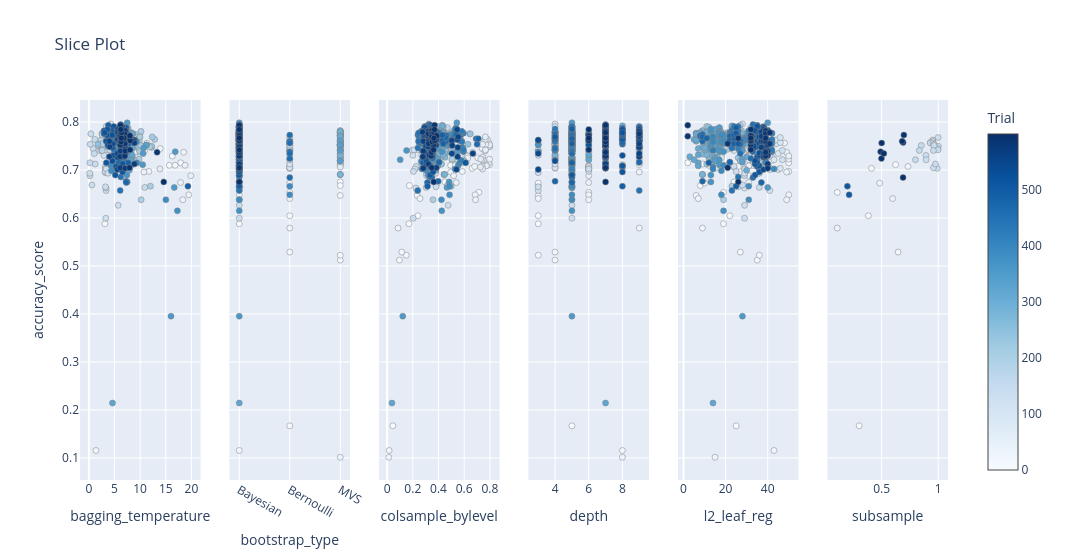

The cell this chart's notebook holds for it:
### Code cell
# Зависимость в разрере по параметрам
params = ['l2_leaf_reg', 'colsample_bylevel', 'bagging_temperature', 'depth', 'bootstrap_type', 'subsample']
optuna.visualization.plot_slice(study,
                                params=params,
                                target_name = 'accuracy_score')

### Figure 1 — Plotly figure (JSON) as saved in the notebook; plotly's stock layout.template omitted (floating-point values rounded to 4 significant figures; data arrays with more than 128 entries replaced by an {"elided": "..."} marker saying what was removed)
{"data": [{"marker": {"color": {"elided": "476 int values"}, "colorbar": {"title": {"text": "Trial"}, "x": 1, "xpad": 40}, "colorscale": [[0, "rgb(247,251,255)"], [0.125, "rgb(222,235,247)"], [0.25, "rgb(198,219,239)"], [0.375, "rgb(158,202,225)"], [0.5, "rgb(107,174,214)"], [0.625, "rgb(66,146,198)"], [0.75, "rgb(33,113,181)"], [0.875, "rgb(8,81,156)"], [1, "rgb(8,48,107)"]], "line": {"color": "Grey", "width": 0.5}, "showscale": true}, "mode": "markers", "name": "Feasible Trial", "showlegend": false, "type": "scatter", "x": {"elided": "476 float values"}, "xaxis": "x", "y": {"elided": "476 float values"}, "yaxis": "y"}, {"marker": {"color": {"elided": "600 int values"}, "colorbar": {"title": {"text": "Trial"}, "x": 1, "xpad": 40}, "colorscale": [[0, "rgb(247,251,255)"], [0.125, "rgb(222,235,247)"], [0.25, "rgb(198,219,239)"], [0.375, "rgb(158,202,225)"], [0.5, "rgb(107,174,214)"], [0.625, "rgb(66,146,198)"], [0.75, "rgb(33,113,181)"], [0.875, "rgb(8,81,156)"], [1, "rgb(8,48,107)"]], "line": {"color": "Grey", "width": 0.5}, "showscale": false}, "mode": "markers", "name": "Feasible Trial", "showlegend": false, "type": "scatter", "x": {"elided": "600 str values"}, "xaxis": "x2", "y": {"elided": "600 float values"}, "yaxis": "y2"}, {"marker": {"color": {"elided": "600 int values"}, "colorbar": {"title": {"text": "Trial"}, "x": 1, "xpad": 40}, "colorscale": [[0, "rgb(247,251,255)"], [0.125, "rgb(222,235,247)"], [0.25, "rgb(198,219,239)"], [0.375, "rgb(158,202,225)"], [0.5, "rgb(107,174,214)"], [0.625, "rgb(66,146,198)"], [0.75, "rgb(33,113,181)"], [0.875, "rgb(8,81,156)"], [1, "rgb(8,48,107)"]], "line": {"color": "Grey", "width": 0.5}, "showscale": false}, "mode": "markers", "name": "Feasible Trial", "showlegend": false, "type": "scatter", "x": {"elided": "600 float values"}, "xaxis": "x3", "y": {"elided": "600 float values"}, "yaxis": "y3"}, {"marker": {"color": {"elided": "600 int values"}, "colorbar": {"title": {"text": "Trial"}, "x": 1, "xpad": 40}, "colorscale": [[0, "rgb(247,251,255)"], [0.125, "rgb(222,235,247)"], [0.25, "rgb(198,219,239)"], [0.375, "rgb(158,202,225)"], [0.5, "rgb(107,174,214)"], [0.625, "rgb(66,146,198)"], [0.75, "rgb(33,113,181)"], [0.875, "rgb(8,81,156)"], [1, "rgb(8,48,107)"]], "line": {"color": "Grey", "width": 0.5}, "showscale": false}, "mode": "markers", "name": "Feasible Trial", "showlegend": false, "type": "scatter", "x": {"elided": "600 int values"}, "xaxis": "x4", "y": {"elided": "600 float values"}, "yaxis": "y4"}, {"marker": {"color": {"elided": "600 int values"}, "colorbar": {"title": {"text": "Trial"}, "x": 1, "xpad": 40}, "colorscale": [[0, "rgb(247,251,255)"], [0.125, "rgb(222,235,247)"], [0.25, "rgb(198,219,239)"], [0.375, "rgb(158,202,225)"], [0.5, "rgb(107,174,214)"], [0.625, "rgb(66,146,198)"], [0.75, "rgb(33,113,181)"], [0.875, "rgb(8,81,156)"], [1, "rgb(8,48,107)"]], "line": {"color": "Grey", "width": 0.5}, "showscale": false}, "mode": "markers", "name": "Feasible Trial", "showlegend": false, "type": "scatter", "x": {"elided": "600 int values"}, "xaxis": "x5", "y": {"elided": "600 float values"}, "yaxis": "y5"}, {"marker": {"color": [1, 3, 4, 8, 9, 20, 24, 26, 27, 32, 96, 97, 98, 99, 100, 101, 102, 103, 104, 105, 106, 107, 108, 109, 110, 111, 112, 117, 118, 119, 385, 388, 450, 452, 454, 455, 456, 457, 458, 459], "colorbar": {"title": {"text": "Trial"}, "x": 1, "xpad": 40}, "colorscale": [[0, "rgb(247,251,255)"], [0.125, "rgb(222,235,247)"], [0.25, "rgb(198,219,239)"], [0.375, "rgb(158,202,225)"], [0.5, "rgb(107,174,214)"], [0.625, "rgb(66,146,198)"], [0.75, "rgb(33,113,181)"], [0.875, "rgb(8,81,156)"], [1, "rgb(8,48,107)"]], "line": {"color": "Grey", "width": 0.5}, "showscale": false}, "mode": "markers", "name": "Feasible Trial", "showlegend": false, "type": "scatter", "x": [0.6234, 0.1078, 0.3018, 0.3829, 0.411, 0.6453, 0.4827, 0.7331, 0.108, 0.5973, 0.9999, 0.9524, 0.9511, 0.9968, 0.9296, 0.9306, 0.9913, 0.8911, 0.958, 0.999, 0.8927, 0.9533, 0.9642, 0.963, 0.9753, 0.9984, 0.9574, 0.8506, 0.7987, 0.833, 0.2128, 0.1977, 0.69, 0.6965, 0.4912, 0.6814, 0.5004, 0.4985, 0.6891, 0.5196], "xaxis": "x6", "y": [0.7112, 0.6534, 0.1669, 0.6046, 0.7035, 0.5289, 0.6727, 0.7073, 0.5789, 0.6406, 0.7497, 0.7625, 0.7599, 0.7445, 0.7574, 0.7561, 0.7035, 0.7304, 0.7047, 0.7677, 0.7214, 0.7561, 0.7535, 0.751, 0.7125, 0.742, 0.7407, 0.751, 0.7214, 0.7407, 0.6483, 0.6662, 0.7574, 0.7728, 0.7381, 0.7599, 0.7561, 0.724, 0.6842, 0.7343], "yaxis": "y6"}], "layout": {"title": {"text": "Slice Plot"}, "width": 1800, "xaxis": {"anchor": "y", "domain": [0, 0.1389], "title": {"text": "bagging_temperature"}}, "xaxis2": {"anchor": "y2", "categoryarray": ["Bayesian", "Bernoulli", "MVS"], "categoryorder": "array", "domain": [0.1722, 0.3111], "title": {"text": "bootstrap_type"}, "type": "category"}, "xaxis3": {"anchor": "y3", "domain": [0.3444, 0.4833], "title": {"text": "colsample_bylevel"}}, "xaxis4": {"anchor": "y4", "domain": [0.5167, 0.6556], "title": {"text": "depth"}}, "xaxis5": {"anchor": "y5", "domain": [0.6889, 0.8278], "title": {"text": "l2_leaf_reg"}}, "xaxis6": {"anchor": "y6", "domain": [0.8611, 1], "title": {"text": "subsample"}}, "yaxis": {"anchor": "x", "domain": [0, 1], "title": {"text": "accuracy_score"}}, "yaxis2": {"anchor": "x2", "domain": [0, 1], "matches": "y", "showticklabels": false}, "yaxis3": {"anchor": "x3", "domain": [0, 1], "matches": "y", "showticklabels": false}, "yaxis4": {"anchor": "x4", "domain": [0, 1], "matches": "y", "showticklabels": false}, "yaxis5": {"anchor": "x5", "domain": [0, 1], "matches": "y", "showticklabels": false}, "yaxis6": {"anchor": "x6", "domain": [0, 1], "matches": "y", "showticklabels": false}}}
